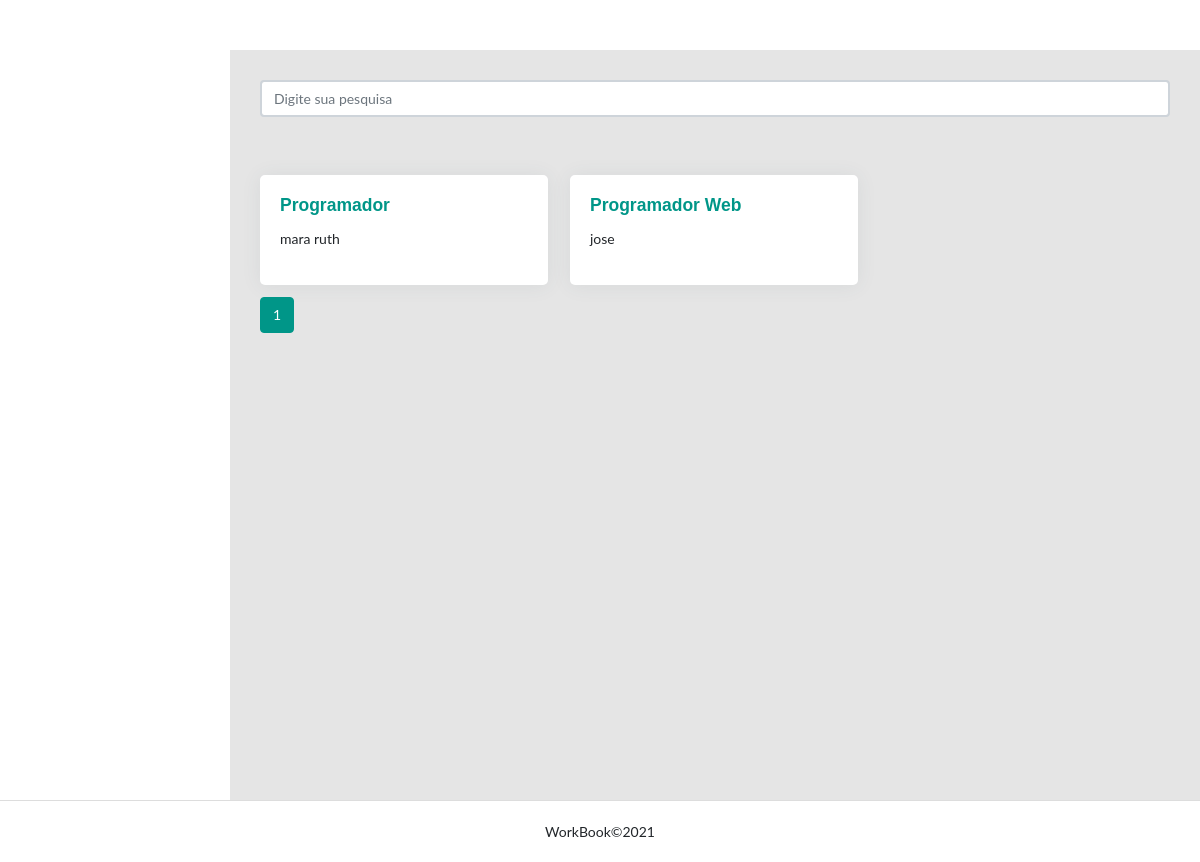
Page /listarProfissional on the earlier database version.
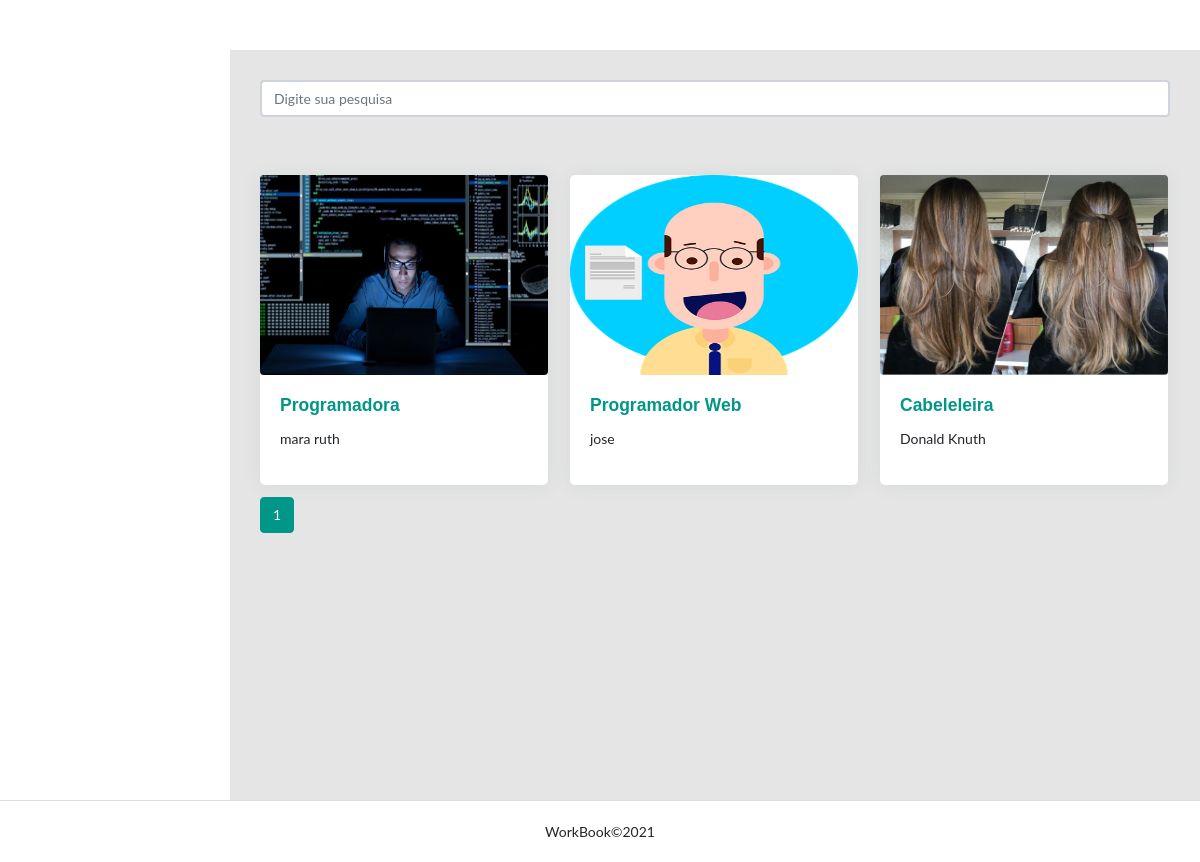
Same page on the later database version.
### usuario/models.py (models this page shows, shortened)
class Profissional(models.Model):
            profissao = models.CharField('Profissão', max_length=250)
            categoria = models.OneToOneField(Categoria, on_delete=models.CASCADE, related_name='categoria')
            slug = models.SlugField('Atalho', unique=True, blank=True, null=True)
            descricao = models.CharField('Descrição', max_length=250)
            imagem = models.ImageField(upload_to='fotos/%Y/%m/', blank=True, null=True)
            user = models.OneToOneField(Usuario, on_delete=models.CASCADE, related_name='usario',
                                        error_messages={
                                            "unique": "Já existe um profissional cadastrado para este usuário."
                                        }
                                       )
            acesso_permitido = models.BooleanField(default=True)
            class Meta:
                verbose_name = 'Profissional'
                verbose_name_plural = 'Profissional'
                ordering = ['id']
            """def clean(self):
                model = self.__class__
                if model.objects.count() > 0 and self.user_id != model.objects.get().user_id:
                    raise ValidationError("Você já tem um perfil profissional cadastrado.")"""

class Usuario(AbstractUser):
    telefone = models.CharField('telefone', max_length=15)
    imagem = models.ImageField(upload_to='fotosperfil/%Y/%m/', blank=True, null=True)
    cidade = models.CharField('cidade', max_length=40)
    rua = models.CharField('rua', max_length=60)
    uf = models.CharField('uf', max_length=2)
    bairro = models.CharField('bairro', max_length=40)
    is_staff = models.BooleanField(default=0)
    is_superuser = models.BooleanField(default=1)
    is_active = models.BooleanField(default=True)
    is_profissional = models.BooleanField(default=False)
    class Meta:
        db_table = 'usuario'
        verbose_name = 'Usuario'
        verbose_name_plural = 'Usuario'

### usuario/views.py (the view)
# urls.py: path('listarProfissional', views.listarProfissional, name='listarProfissional'),
def listarProfissional(request):
    profissional = Profissional.objects.all()
    paginator = Paginator(profissional, 3)
    page = request.GET.get('p')
    profissional = paginator.get_page(page)
    context = {
        'profissional':profissional
    }
    return render(request, 'usuario/listarProfissional.html',context)

### usuario/templates/usuario/listarProfissional.html (shortened to what this page needs)
{% extends 'base.html' %}
{% block content %}
<main class="app-content">
    <div class="row">
        <div class="col-lg-12">
            {% if 'profissional' not in request.path %}
            <form method="get" action="{% url 'usuario:buscar' %}">
                <div class="form-group row">
                    <div class="col-12">
                        <input class="form-control"
                               type="search" value="{{ request.GET.termo }}"
                               id="search-input"
                               placeholder="Digite sua pesquisa"
                               name="termo">
                    </div>
                </div>
            </form>
            {% endif %}
            <br/>
            <br/>
            <div class="card-columns">
                {% for profissional in profissional %}
                <div class="card col-18" style="width: 18rem;">
                    {% if profissional.imagem %}
                    <a href="{{ profissional.slug }}">
                        <img class="rounded " src="{{ profissional.imagem.url  }}" alt="{{ profissional.profissao }}"
                             style="width: 288px; height: 200px; object-fit: fill;" title="Detalhes">
                    </a>
                    {% endif %}
                    <div class="card-body">
                        <a href="{{ profissional.slug}}" title="Detalhes">
                            <h5 class="card-title">{{ profissional.profissao }} </h5></a>
                        <p>{{profissional.user.first_name}}</p>
                    </div>
                </div>
                {% endfor %}
            </div>
        </div>
    </div>
    <nav aria-label="Navegação de página exemplo">
  <ul class="pagination">
      {% for pagina in profissional.paginator.page_range %}
        {% if profissional.number == pagina %}
          <li class="page-item active"><a class="page-link" href="?p={{ pagina }}">{{ pagina }}</a></li>
        {% else %}
          <li class="page-item"><a class="page-link" href="?p={{ pagina }}">{{ pagina }}</a></li>
        {% endif %}
  {% endfor %}
  </ul>
</nav>
</main>
{% endblock %}

### templates/base.html (shortened to what this page needs)
<!DOCTYPE html>
<html lang="en">
<head>
    {% include 'parciais/head.html' %}
</head>
<body>
{% block content %} {% endblock %}
{% include 'parciais/footer.html' %}
</body>
</html>

### templates/parciais/head.html (shortened to what this page needs)
{% load static %}
<html lang="en">
<head>
    <link rel="stylesheet" type="text/css" href="{% static 'css/admin.css'%}">
    <link rel="stylesheet" type="text/css" href="{% static 'css/main.css'%}">
    <link rel="stylesheet" type="text/css" href="{% static 'css/style.css'%}">
    <link rel="stylesheet" type="text/css"
        href="https://maxcdn.bootstrapcdn.com/font-awesome/4.7.0/css/font-awesome.min.css">
</head>
<body class="app sidebar-mini">
</body>
</html>

### templates/parciais/footer.html (shortened to what this page needs)
{% load static %}
<footer class="landing-footer"><b></b><a target="_blank" rel="noopener">WorkBook&copy;2021</a></footer>

Differences in the rows shown:
changed Profissional "mara ruth": imagem: picture added; profissao "Programador" → "Programadora"
changed Profissional "Programador Web": imagem: picture added
added Profissional: imagem (picture), profissao "Cabeleleira", user.first_name "Donald Knuth"
